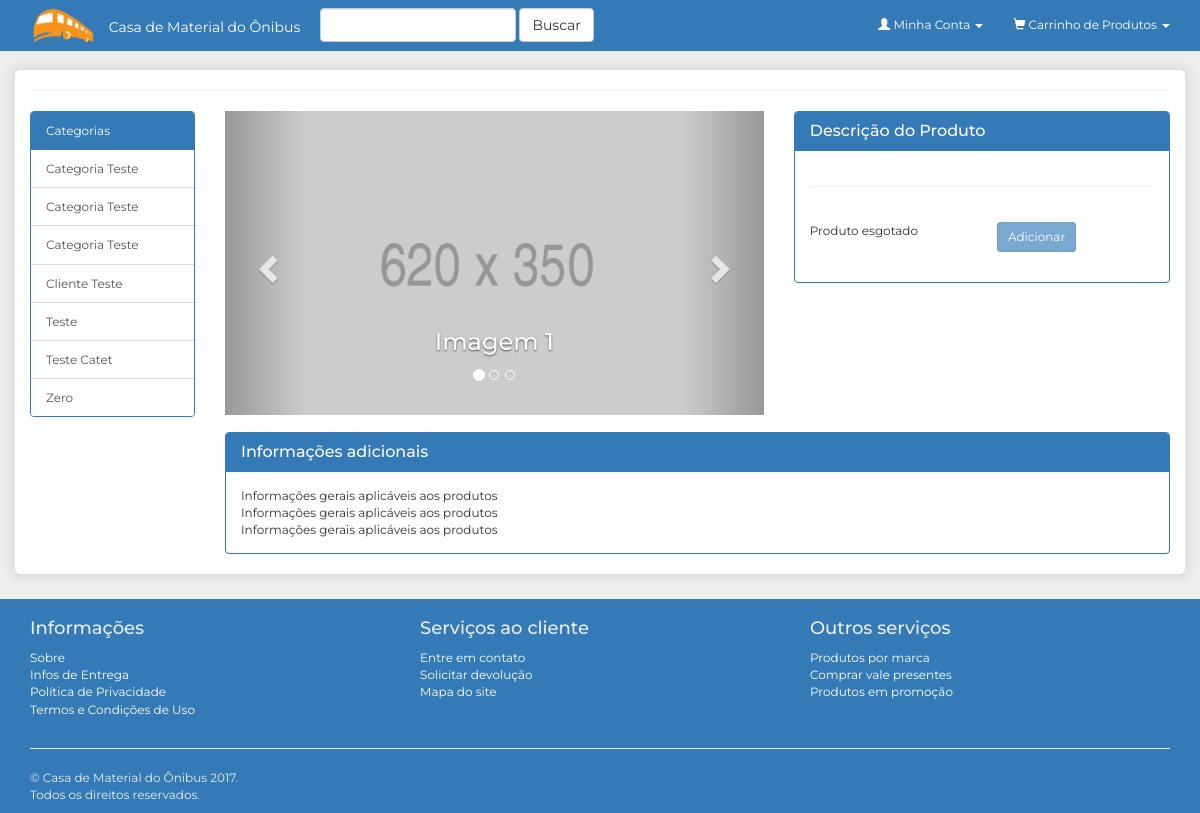
The page /loja-virtual/view/produtos/index.php?id=2 on the database as committed earlier.
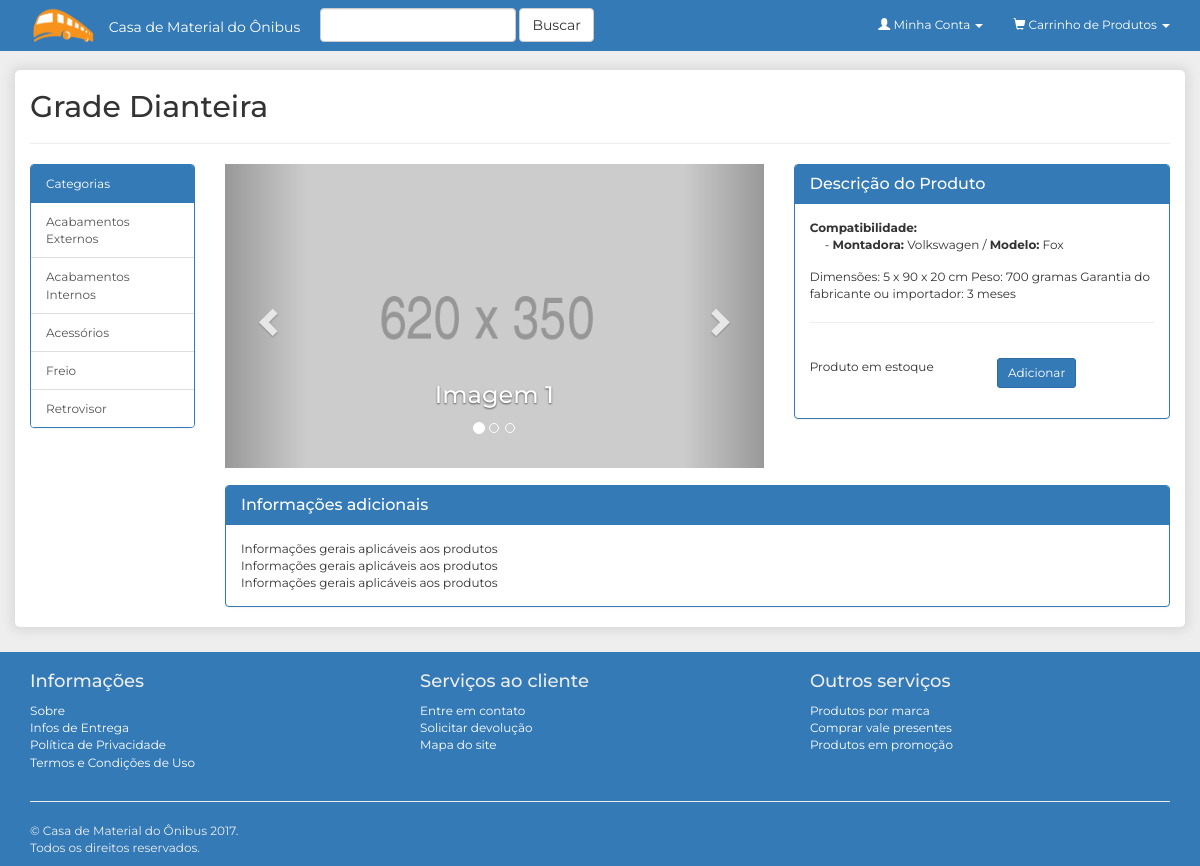
The same page on the database as committed later.
### tables this page shows
CREATE TABLE `categoria` (
  `id_categoria` int(11) NOT NULL AUTO_INCREMENT,
  `ativo` bit(1) DEFAULT NULL,
  `nome` varchar(50) NOT NULL,
  PRIMARY KEY (`id_categoria`)
);

CREATE TABLE `produto` (
  `id_produto` int(11) NOT NULL AUTO_INCREMENT,
  `ativo` bit(1) NOT NULL,
  `controla_estoque` bit(1) DEFAULT NULL,
  `descricao` varchar(255) NOT NULL,
  `margem` decimal(19,2) DEFAULT NULL,
  `mostra_vitrine` bit(1) DEFAULT NULL,
  `nome` varchar(50) NOT NULL,
  `preco_compra` decimal(19,2) DEFAULT NULL,
  `preco_venda` decimal(19,2) DEFAULT NULL,
  `qtd_minima` int(11) DEFAULT NULL,
  `quantidade` int(11) DEFAULT NULL,
  `id_categoria` int(11) DEFAULT NULL,
  PRIMARY KEY (`id_produto`),
  KEY `FK_5rxwsr0kb6apig8cw13bximd` (`id_categoria`),
  CONSTRAINT `FK_5rxwsr0kb6apig8cw13bximd` FOREIGN KEY (`id_categoria`) REFERENCES `categoria` (`id_categoria`)
);

CREATE TABLE `modelo` (
  `id_modelo` int(11) NOT NULL AUTO_INCREMENT,
  `ativo` bit(1) DEFAULT NULL,
  `nome` varchar(50) NOT NULL,
  `id_montadora` int(11) DEFAULT NULL,
  `produto_id_produto` int(11) DEFAULT NULL,
  PRIMARY KEY (`id_modelo`),
  KEY `FK_jxvabb637j7xj7hdnuej6aqbr` (`id_montadora`),
  KEY `FK_5d1p4eddja4x4oe3lpujrxluv` (`produto_id_produto`),
  CONSTRAINT `FK_5d1p4eddja4x4oe3lpujrxluv` FOREIGN KEY (`produto_id_produto`) REFERENCES `produto` (`id_produto`),
  CONSTRAINT `FK_jxvabb637j7xj7hdnuej6aqbr` FOREIGN KEY (`id_montadora`) REFERENCES `montadora` (`id_montadora`)
);

CREATE TABLE `montadora` (
  `id_montadora` int(11) NOT NULL AUTO_INCREMENT,
  `ativo` bit(1) DEFAULT NULL,
  `nome` varchar(50) NOT NULL,
  PRIMARY KEY (`id_montadora`)
);

### loja-virtual/config.php (called while the page is built, shortened)
<?php
$rootPath = realpath($_SERVER["DOCUMENT_ROOT"]);
if ($_SERVER["SERVER_NAME"] == "localhost") {
	$rootPath.= "/loja-virtual/";
}

### loja-virtual/model/BD/Conexao.php (called while the page is built, shortened)
<?php
class Conexao {
	protected $conn;
	protected $driver = null;
	private $config = array();
	protected function conectar($user){
		try {
			switch ($this->driver) {
				case 'mysql':
					$this->conn = mysqli_connect(
						$this->config[$user]["host"], $this->config[$user]["usuario"], $this->config[$user]["senha"], $this->config[$user]["database"]
					);
				break;
			}
			return $this->conn;
		} catch (Exception $e) {
			die( "Connection Error #1: ".$e->getMessage() );
		}
	}
	protected function setDriver($driver){
		$this->driver = $driver;
	}
	private function setConfig($user){
		$this->config["localhostMYSQL"] = array(
			"host" 		=> "localhost",
			"database" 	=> "ope",
			"usuario" 	=> "root",
			"senha" 	=> ""
		);
		$this->config["localhostORACLE"] = array(
			"host" 		=> "127.0.0.1",
			"usuario" 	=> "root",
			"senha" 	=> "",
			"port" 		=> "1521",
			"sid" 		=> "XE"
		);
		return $this->config;
	}
}

### loja-virtual/controller/ConfiguracaoSistema.php (called while the page is built, shortened)
<?php
class ConfiguracaoSistema {
	private $model;
	function __construct(){
		$this->model = new ConfiguracaoSistemaModel();
	}
	public function listarMenuLateral(){
		return $this->model->listarMenuLateral();
	}
}

### loja-virtual/model/ConfiguracaoSistemaModel.php (called while the page is built)
<?php
require_once 'BD/MYSQL.php';
class ConfiguracaoSistemaModel {
	private $bd;
	function __construct(){
		$this->bd = new MYSQL("localhostMYSQL");
	}
	public function listarMenuLateral(){
		return $this->bd->buscar("categoria", array("ativo = " => 1), "", "", "", "nome asc");
	}
}

### loja-virtual/model/BD/MYSQL.php (called while the page is built, shortened)
<?php
require_once "Conexao.php";
class MYSQL extends Conexao {
	public function buscar($tabela, $condicao = array(), $campos = array(), $inner = array(), $group = '', $order = '', $inicio = '', $final = ''){
		$sql = "SELECT ";
		if ( count($campos) > 0 && !empty($campos[0]) ) {
			foreach ($campos as $k => $campo) {
				if ( $k > 0 ) {
					$sql .= ", ".$campo;
				} else {
					$sql .= $campo;
				}
			}
		} else {
			$sql .= " * ";
		}
		$sql .= " FROM ".$tabela." ";
		if ( count($condicao) > 0 ) {
			$sql .= " WHERE ";
			$cond = array();
			foreach ($condicao as $campo => $valor) {
				$cond[] = $campo." \"".$valor."\"";
			}
			$sql .= implode(" AND ", $cond);
		}
		if ( !empty($order) ) {
			$sql .= " ORDER BY ".$order;
		}
		return $this->query( $sql );
	}
	public function query($sql){
		if (!empty($sql)) {
			mysqli_autocommit($this->conn, FALSE);
			$dados = mysqli_query($this->conn, $sql);
			$retorno = "";
			if ($dados) {
				preg_match("/^\w*\s/i", $sql, $matches);
				$retornoRegex = trim($matches[0]);
				if ($retornoRegex == "SELECT") {
					if (mysqli_num_rows($dados) > 0) {
						$retorno = array();
						while ( $row = mysqli_fetch_assoc($dados) ) {
							$retorno[] = $row;
						}
					}
					return $retorno;
				} elseif ($retornoRegex == "INSERT") {
					$retorno = mysqli_insert_id($this->conn);
				} else {
					$retorno = mysqli_affected_rows($this->conn);
				}
				mysqli_commit($this->conn);
				return $retorno;
			}
		}
	}
}

### loja-virtual/controller/Produto.php (called while the page is built, shortened)
<?php
class Produto {
	private $model;
	private $utils;
	function __construct(){
		$this->model = new ProdutoModel();
		$this->utils = new Utils();
	}
	public function listar($url = "", $pagina = 0, $id = ""){
		$dados = array();
		$dados["dados"] = $this->model->listar($id);
		if (!empty($dados["dados"])) {
			foreach ($dados["dados"] as $key => $value) {
				$dados["dados"][$key]["compativel"] = $this->model->listarPorMontadora($value["id_produto"]);
				$dados["dados"][$key]["imagem"] = $this->model->listarImagem($value["id_produto"]);
			}
			if (!empty($url)) {
				$inicio = 1;
				$limite = 12;
				$dados["paginacao"] = $this->utils->paginacao($url, $inicio, count($dados["dados"]), $limite);
			}
		}
		return $dados;
	}
}

### loja-virtual/model/ProdutoModel.php (called while the page is built, shortened)
<?php
require_once 'BD/MYSQL.php';
class ProdutoModel {
	private $bd;
	function __construct(){
		$this->bd = new MYSQL("localhostMYSQL");
	}
	public function listar($id = ""){
		$condicao = "";
		if (!empty($id)) {
			$condicao = " AND p.id_produto = ".$id;
		}
		return $this->bd->query(
			"SELECT p.*,
				(SELECT c.nome FROM categoria c WHERE c.id_categoria = p.id_categoria) AS categoria
			FROM produto p
			WHERE p.ativo = 1
			AND p.mostra_vitrine = 1 " . $condicao
		);
	}
	public function listarPorMontadora($idProduto){
		return $this->bd->query(
			"SELECT mt.nome AS montadora,
				m.nome AS modelo
			FROM modelo m,
				produto_modelo pm,
				montadora mt
			WHERE m.id_montadora = mt.id_montadora
				AND m.id_modelo  = pm.id_modelo
				AND m.ativo  = 1
				AND mt.ativo = 1
				AND pm.id_produto = " . $idProduto
		);
	}
	public function listarImagem($idProduto){
		return $this->bd->query("SELECT * FROM imagem WHERE produto_id_produto = ".$idProduto);
	}
}

### loja-virtual/controller/Utils.php (called while the page is built, shortened)
<?php
class Utils{
	public function paginacao($url, $inicio, $total, $limite){
		$numPaginas = ceil($total / $limite);
		$html ='<nav aria-label="Page navigation" style="text-align:center;">';
			$html .='<ul class="pagination">';
				$html .='<li '.($inicio < 2 ? 'class="disabled"' : '').'>';
					$html .='<a href="'.$url.'?pg=1" aria-label="Previous" title="Primeira Pag">';
						$html .='<span aria-hidden="true">&laquo;</span> Primeira';
					$html .='</a>';
				$html .='</li>';
				for($i = 1; $i <= $numPaginas; $i++) {
					if ($i >= ($inicio - 5) && $i <= ($inicio + 5)) {
						if ($i == $inicio) {
							$html .='<li class="active"><a href="'.$url."?pg=".$i.'">'.$i.'</a></li>';
						} else {
							$html .='<li><a href="'.$url."?pg=".$i.'">'.$i.'</a></li>';
						}
					}
				}
				$html .='<li '.($inicio == $numPaginas ? 'class="disabled"' : '').'>';
					$html .='<a href="'.$url.'?pg='.$numPaginas.'" aria-label="Next" title="Ultima Pag">';
						$html .='Ultima <span aria-hidden="true">&raquo;</span>';
					$html .='</a>';
				$html .='</li>';
			$html .='</ul>';
		$html .='</nav>';
		return $html;
	}
}

### loja-virtual/incs/menu_lateral.php (the view)
<?php
	$menu = new ConfiguracaoSistema();
	$menuItens = $menu->listarMenuLateral();
?>
<div class="col-lg-2 col-md-3 col-sm-3 col-xs-12">
	<div class="panel panel-primary">
		<div class="panel-heading">Categorias</div>
		<div class="list-group">
			<?php if(!empty($menuItens)): ?>
				<?php foreach ($menuItens as $key => $value): ?>
					<a href="<?=BASE_URL;?>view/categorias/index.php?categoria=<?=$value["id_categoria"];?>" class="list-group-item">
						<?=ucwords(strtolower($value["nome"]));?>
					</a>
				<?php endforeach; ?>
			<?php else: ?>
				Sem categorias cadastradas
			<?php endif; ?>
		</div>
	</div>
</div>

### loja-virtual/incs/cabecalho.php (shortened to what this page needs)
<!DOCTYPE html>
<html>
	<head>
		<link rel="stylesheet" href="<?=BASE_URL;?>libs/bootstrap_3.3.6/css/bootstrap.min.css">
		<link rel="stylesheet" href="<?=BASE_URL;?>libs/bootstrap_3.3.6/css/datepicker.css">
		<link rel="stylesheet" href="<?=BASE_URL;?>css/main.css?<?=date("YH");?>">
	</head>
	<body>
		<div class="container">

### loja-virtual/incs/menu_superior.php (shortened to what this page needs)
<nav class="navbar navbar-inverse navbar-fixed-top" role="navigation">
	<div class="container">
		<div class="navbar-header">
			<a class="navbar-brand" href="<?=BASE_URL;?>">
				<div class="pull-left">
					<img src="<?=BASE_URL;?>imagens/logo_transparente.png" width="85" alt="" />
					Casa de Material do &Ocircnibus
				</div>
			</a>
		</div>
		<div class="collapse navbar-collapse" id="navbarCollapse">
			<form class="navbar-form navbar-left" action="<?=BASE_URL;?>view/produtos/buscar.php" method="GET">
				<div class="form-group">
					<input type="text" name="campoBusca" class="form-control" required>
				</div>
				<input type="submit" class="btn btn-default" value="Buscar" />
			</form>
			<ul class="nav navbar-nav navbar-right">
				<li class="dropdown">
					<a href="#" class="dropdown-toggle" data-toggle="dropdown" role="button" aria-haspopup="true" aria-expanded="false">
						<span class="glyphicon glyphicon-user" aria-hidden="true"></span>
						Minha Conta <span class="caret"></span>
					</a>
				</li>
				<li class="dropdown">
					<a href="#" class="dropdown-toggle" data-toggle="dropdown" role="button" aria-haspopup="true" aria-expanded="false">
						<span class="glyphicon glyphicon-shopping-cart" aria-hidden="true"></span> Carrinho de Produtos <span class="caret"></span>
					</a>
				</li>
			</ul>
		</div>
	</div>
</nav>

### loja-virtual/view/produtos/index.php (shortened to what this page needs)
<?php
	include "../../config.php";
	include "../../incs/cabecalho.php";
	include "../../incs/menu_superior.php";
	$pagina = (isset($_GET['pg']) ? (int)$_GET['pg'] : 1);
	$url = "http://".$_SERVER["SERVER_NAME"] . $_SERVER["PHP_SELF"];
	$id = "";
	if (isset($_GET["id"])) {
		$id = strip_tags(addslashes($_GET["id"]));
	}
	$produtos = new Produto();
	$produto = $produtos->listar($url, $pagina, $id);
?>
<div class="row">
	<div class="col-lg-12 col-md-12 col-sm-12 col-xs-12">
		<h2><?=ucwords(strtolower($produto["dados"][0]["nome"]));?></h2><hr/>
	</div>
	<?php include "../../incs/menu_lateral.php"; ?>
	<div class="col-lg-10 col-md-9 col-sm-9 col-xs-12">
		<div class="row">
			<div class="col-lg-7 col-md-7 col-sm-6 col-xs-12">
				<div id="carousel-example-generic" class="carousel slide" data-ride="carousel">
					<ol class="carousel-indicators">
						<li data-target="#carousel-example-generic" data-slide-to="0" class="active"></li>
						<li data-target="#carousel-example-generic" data-slide-to="1"></li>
						<li data-target="#carousel-example-generic" data-slide-to="2"></li>
					</ol>
					<div class="carousel-inner" role="listbox">
						<div class="item active">
							<img src="<?=BASE_URL;?>imagens/produtos/620x350.png" alt="">
							<div class="carousel-caption">
								<h3>Imagem 1</h3>
							</div>
						</div>
					</div>
					<a class="left carousel-control" href="#carousel-example-generic" role="button" data-slide="prev">
						<span class="glyphicon glyphicon-chevron-left" aria-hidden="true"></span>
					</a>
					<a class="right carousel-control" href="#carousel-example-generic" role="button" data-slide="next">
						<span class="glyphicon glyphicon-chevron-right" aria-hidden="true"></span>
					</a>
				</div>
			</div>
			<div class="col-lg-5 col-md-5 col-sm-6 col-xs-12">
				<div class="panel panel-primary">
					<div class="panel-heading" role="tab" id="headingOne">
						<h4 class="panel-title">
							Descrição do Produto
						</h4>
					</div>
					<div class="panel-body">
						<div class="row">
							<?php if (!empty($produto["dados"][0]["compativel"])): ?>
								<div class="col-lg-12 col-md-12 col-sm-12 col-xs-12 form-group">
									<strong>Compatibilidade:</strong>
									<?php foreach ($produto["dados"][0]["compativel"] as $kCompativel => $vCompativel): ?>
										<div class="col-lg-12 col-md-12 col-sm-12 col-xs-12">
											- <strong>Montadora:</strong> <?=ucwords(strtolower($vCompativel["montadora"]));?> /
											<strong>Modelo:</strong> <?=ucwords(strtolower($vCompativel["modelo"]));?>
										</div>
									<?php endforeach ?>
								</div>
							<?php endif ?>
							<div class="col-lg-12 col-md-12 col-sm-12 col-xs-12 form-group">
								<?=$produto["dados"][0]["descricao"];?>
								<hr/>
							</div>
							<div class="col-lg-6 col-md-6 col-sm-6 col-xs-6 form-group">
								<?=($produto["dados"][0]["quantidade"] > 0 ? "Produto em estoque" : "Produto esgotado");?>
							</div>
							<div class="col-lg-6 col-md-6 col-sm-6 col-xs-6 form-group">
<?php
	$classeBtn = "disabled";
	if ($produto["dados"][0]["quantidade"] > 0) {
		$classeBtn = "";
	}
?>
								<a href="<?=BASE_URL;?>acoes/carrinho.php?acao=adicionar&id=<?=$id;?>" class="btn btn-primary btn-sm <?=$classeBtn;?>">Adicionar</a>
							</div>
						</div>
					</div>
				</div>
			</div>
		</div> <br/>
		<div class="row">
			<div class="col-lg-12 col-md-12 col-sm-12 col-xs-12">
				<div class="panel panel-primary">
					<div class="panel-heading" role="tab" id="headingTwo">
						<h4 class="panel-title">
							Informações adicionais
						</h4>
					</div>
					<div class="panel-body">
						Informações gerais aplicáveis aos produtos <br/>
						Informações gerais aplicáveis aos produtos <br/>
						Informações gerais aplicáveis aos produtos <br/>
					</div>
				</div>
			</div>
		</div>
	</div>
</div>
<?php include "../../incs/rodape.php"; ?>

### loja-virtual/incs/rodape.php (shortened to what this page needs)
		</div>
		<footer>
			<div class="container">
				<div class="row">
					<div class="col-sm-4 col-sm-4 col-sm-6 col-sm-12">
						<h4>Informações</h4>
						<ul class="list-unstyled">
							<li><a href="#">Sobre</a></li>
							<li><a href="#">Infos de Entrega</a></li>
							<li><a href="#">Política de Privacidade</a></li>
							<li><a href="#">Termos e Condições de Uso</a></li>
						</ul>
					</div>
					<div class="col-sm-4 col-sm-4 col-sm-6 col-sm-12">
						<h4>Serviços ao cliente</h4>
						<ul class="list-unstyled">
							<li><a href="#">Entre em contato</a></li>
							<li><a href="#">Solicitar devolução</a></li>
							<li><a href="#">Mapa do site</a></li>
						</ul>
					</div>
					<div class="col-sm-4 col-sm-4 col-sm-6 col-sm-12">
						<h4>Outros serviços</h4>
						<ul class="list-unstyled">
							<li><a href="#">Produtos por marca</a></li>
							<li><a href="#">Comprar vale presentes</a></li>
							<li><a href="#">Produtos em promoção</a></li>
						</ul>
					</div>
				</div>
				<hr>
				<p>© Casa de Material do Ônibus 2017.<br/> Todos os direitos reservados.</p>
			</div>
		</footer>
	</body>
</html>

### loja-virtual/css/main.css (style rules this page uses)
html, body { padding: 0; margin: 0; border: none; font-family: 'Montserrat', 'Trebuchet MS', sans-serif; font-size: 12px; }
body { padding-top: 70px; }
footer { background-color: #337ab7; width: 100%; height: auto; position: absolute; left: 0; color: #eee; font-size: 12px; margin-top: 25px; padding-top: 10px; }
footer a { color: #9d9d9d; font-size: 12px; }
body { background-color: #eeeeee; }
body > .container { background-color: #ffffff; border-radius: 5px; box-shadow: 0 0 10px 5px #dddddd; }
.navbar-inverse { background-color: #337ab7; border-color: #337ab7; }
.navbar-inverse .navbar-brand, .navbar-inverse .navbar-nav>li>a, footer a { color: #ffffff; }
.navbar-brand { padding: 5px !important; font-size: 14px !important; }

Rows that differ between the two databases and show on the page:
removed categoria: nome "Categoria Teste"
removed categoria: nome "Teste Catet"
removed categoria: nome "Zero"
now on this page (row edited): produto: nome "Grade Dianteira", descricao "Dimensões: 5 x 90 x 20 cm Peso: 700 gramas Garantia do fabricante ou importador: 3 meses"
changed produto: quantidade 11 → 2 (drawn)
changed categoria: nome "Categoria Teste" → "Acabamentos Externos"
changed categoria: nome "Teste" → "Acabamentos Internos"; moves up the list
added categoria: nome "Acessórios"
changed categoria: nome "Categoria Teste" → "Freio"
changed categoria: nome "Cliente Teste" → "Retrovisor"
now on this page (row edited): modelo: id_montadora.nome "Volkswagen", nome "Fox"
Other text that changed with them:
text no longer shown: "Produto esgotado"
text now shown: "Compatibilidade: Produto em estoque"
